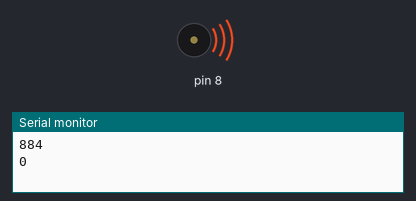
The sketch below on a simulated Arduino Uno, built with avr-gcc and run on an emulated ATmega328P. Parts: buzzer (waves = sounding), the last lines printed to the serial monitor.

Above: at 0.1 s.
At 36.7 s:
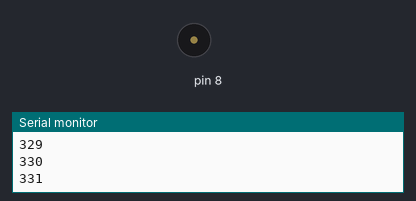
Timing chart, 0 to 40.0 s (numbered marks = the images above):
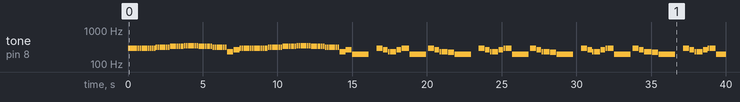

Measured:
- by itself, tone on pin 8: plays 294 Hz for 0.60 s, 294 Hz for 0.10 s, 294 Hz for 0.10 s, 294 Hz for 0.40 s, 294 Hz for 0.10 s, 294 Hz for 0.10 s … (123 notes in this stretch)

The sketch:

toneMelody.ino
```cpp
#include "pitches.h"


int melody[] = {
NOTE_D4,
0,
0,
0,
0,
0,
NOTE_D4,
NOTE_D4,
NOTE_D4,
0,
0,
0,
NOTE_D4,
NOTE_D4,
NOTE_D4,
NOTE_D4,
NOTE_DS4,
NOTE_DS4,
NOTE_DS4,
0,
0,
0,
NOTE_DS4,
NOTE_DS4,
NOTE_E4,
0,
0,
0,
NOTE_E4,
NOTE_E4,
NOTE_E4,
NOTE_E4,
NOTE_F4,
NOTE_F4,
NOTE_F4,
0,
0,
0,
NOTE_F4,
NOTE_F4,
NOTE_E4,
0,
0,
0,
NOTE_E4,
NOTE_E4,
NOTE_E4,
NOTE_E4,
NOTE_DS4,
NOTE_DS4,
NOTE_DS4,
0,
0,
0,
NOTE_DS4,
NOTE_DS4,
NOTE_AS3,
0,
0,
0,
NOTE_C4,
0,
0,
0,
NOTE_D4,
NOTE_D4,
NOTE_D4,
0,
0,
0,
NOTE_D4,
NOTE_D4,
NOTE_D4,
0,
0,
0,
NOTE_D4,
NOTE_D4,
NOTE_D4,
NOTE_D4,
NOTE_DS4,
NOTE_DS4,
NOTE_DS4,
0,
0,
0,
NOTE_DS4,
NOTE_DS4,
NOTE_E4,
0,
0,
0,
NOTE_E4,
NOTE_E4,
NOTE_E4,
NOTE_E4,
NOTE_F4,
NOTE_F4,
NOTE_F4,
0,
0,
0,
NOTE_F4,
NOTE_F4,
NOTE_E4,
0,
0,
0,
NOTE_E4,
NOTE_E4,
NOTE_E4,
NOTE_E4,
NOTE_DS4,
NOTE_DS4,
NOTE_DS4,
0,
0,
0,
NOTE_DS4,
NOTE_DS4,
NOTE_AS3,
0,
0,
0,
NOTE_C4,
0,
0,
0,
NOTE_G3,
0,
0,
0,
0,
0,
0,
0,
0,
0,
0,
0,
0,
0,
0,
0,
NOTE_D4,
0,
0,
0,
NOTE_C4,
0,
0,
NOTE_AS3,
NOTE_AS3,
0,
0,
0,
NOTE_C4,
0,
0,
NOTE_D4,
NOTE_D4,
0,
0,
0,
NOTE_G3,
0,
0,
0,
0,
0,
0,
0,
0,
0,
0,
0,
NOTE_D4,
0,
0,
0,
NOTE_C4,
0,
0,
NOTE_AS3,
NOTE_AS3,
0,
0,
0,
NOTE_A3,
0,
0,
0,
NOTE_G3,
0,
0,
0,
0,
0,
0,
0,
0,
0,
0,
0,
0,
0,
0,
0,
NOTE_D4,
0,
0,
0,
NOTE_C4,
0,
0,
NOTE_AS3,
NOTE_AS3,
0,
0,
0,
NOTE_C4,
0,
0,
NOTE_D4,
NOTE_D4,
0,
0,
0,
NOTE_G3,
0,
0,
0,
0,
0,
0,
0,
0,
0,
0,
0,
NOTE_D4,
0,
0,
0,
NOTE_C4,
0,
0,
NOTE_AS3,
NOTE_AS3,
0,
0,
0,
NOTE_A3,
0,
0,
0,
NOTE_G3,
0,
0,
0,
0,
0,
0,
0,
0,
0,
0,
0,
0,
0,
0,
0,
NOTE_D4,
0,
0,
0,
NOTE_C4,
0,
0,
NOTE_AS3,
NOTE_AS3,
0,
0,
0,
NOTE_C4,
0,
0,
NOTE_D4,
NOTE_D4,
0,
0,
0,
NOTE_G3,
0,
0,
0,
0,
0,
0,
0,
0,
0,
0,
0,
NOTE_D4,
0,
0,
0,
NOTE_C4,
0,
0,
NOTE_AS3,
NOTE_AS3,
0,
0,
0,
NOTE_A3,
0,
0,
0,
NOTE_G3,
0,
0,
0,
0,
0,
0,
0,
0,
0,
0,
0,
0,
0,
0,
0,
NOTE_D4,
0,
0,
0,
NOTE_C4,
0,
0,
NOTE_AS3,
NOTE_AS3,
0,
0,
0,
NOTE_C4,
0,
0,
NOTE_D4,
NOTE_D4,
0,
0,
0,
NOTE_G3,
0,
0,
0,
0,
0,
0,
0,
0,
0,
0,
0,
NOTE_D4,
0,
0,
0,
NOTE_C4,
0,
0,
NOTE_AS3,
NOTE_AS3,
0,
0,
0,
NOTE_A3,
0,
0,
0,
0,
0,
0,
0,
NOTE_G3,
0,
0,
0,
NOTE_G4,
0,
0,
0,
0,
0,
0,
0,
NOTE_G4,
0,
0,
0,
0,
0,
0,
0,
NOTE_C4,
0,
0,
0,
0,
0,
NOTE_C4,
NOTE_D4,
NOTE_AS3,
0,
NOTE_G3,
0,
NOTE_G4,
0,
0,
0,
0,
0,
0,
0,
0,
0,
0,
0,
NOTE_GS4,
0,
0,
0,
0,
0,
0,
0,
NOTE_G4,
0,
0,
0,
0,
0,
0,
0,
0,
0,
0,
0,
NOTE_C4,
0,
0,
0,
NOTE_C5,
0,
0,
0,
0,
0,
0,
0,
NOTE_C5,
0,
0,
0,
0,
0,
0,
0,
NOTE_F5,
0,
0,
0,
0,
0,
NOTE_C5,
NOTE_D5,
NOTE_D5,
0,
0,
0,
0,
0,
0,
0,
0,
0,
0,
0,
0,
0,
0,
0,
NOTE_E5,
0,
0,
0,
0,
0,
0,
0,
NOTE_DS5,
0,
0,
0,
0,
0,
0,
0,
NOTE_G4,
0,
NOTE_E4,
0,
NOTE_E4,
0,
NOTE_G4,
0,
NOTE_G4,
0,
NOTE_E4,
0,
NOTE_E4,
0,
NOTE_G4,
0,
NOTE_G4,
0,
NOTE_E4,
0,
NOTE_E4,
0,
0,
0,
NOTE_E4,
0,
0,
0,
0,
0,
NOTE_B4,
0,
NOTE_A4,
0,
0,
0,
0,
0,
0,
0,
0,
0,
0,
0,
0,
0,
0,
0,
NOTE_E4,
0,
0,
0,
0,
0,
0,
0,
NOTE_FS4,
0,
0,
0,
0,
0,
0,
0,
NOTE_G4,
0,
NOTE_E4,
0,
NOTE_E4,
0,
NOTE_G4,
0,
NOTE_G4,
0,
NOTE_E4,
0,
NOTE_E4,
0,
NOTE_G4,
0,
NOTE_G4,
0,
NOTE_E4,
0,
NOTE_E4,
0,
0,
0,
NOTE_E4,
0,
0,
0,
0,
0,
NOTE_B4,
0,
NOTE_A4,
0,
0,
0,
0,
0,
0,
0,
0,
0,
0,
0,
0,
0,
0,
0,
NOTE_B4,
0,
NOTE_FS4,
0,
NOTE_FS4,
0,
NOTE_B4,
0,
NOTE_B4,
0,
NOTE_FS4,
0,
NOTE_FS4,
0,
NOTE_B4,
0,
NOTE_E4,
0,
0,
0,
0,
0,
NOTE_D4,
NOTE_E4,
NOTE_FS4,
0,
0,
0,
0,
0,
0,
0,
NOTE_D4,
0,
NOTE_E4,
0,
0,
0,
0,
0,
NOTE_E4,
0,
NOTE_FS4,
0,
0,
0,
0,
0,
NOTE_E4,
0,
0,
0,
0,
0,
0,
0,
0,
0,
0,
0,
0,
0,
0,
0,
0,
0,
0,
0,
NOTE_E4,
0,
0,
0,
NOTE_E4,
0,
0,
0,
0,
0,
NOTE_B4,
0,
NOTE_A4,
0,
0,
0,
0,
0,
0,
0,
0,
0,
0,
0,
0,
0,
0,
0,
NOTE_G4,
0,
0,
0,
0,
0,
0,
0,
NOTE_FS4,
0,
0,
0,
0,
0,
0,
0,
NOTE_E4,
0,
0,
0,
0,
0,
0,
0,
0,
0,
0,
0,
0,
0,
0,
0,
0,
0,
0,
0,
NOTE_E4,
0,
0,
0,
NOTE_E4,
0,
0,
0,
0,
0,
NOTE_B4,
0,
NOTE_CS5,
0,
0,
0,
0,
0,
0,
0,
NOTE_A4,
0,
0,
0,
0,
0,
0,
0,
NOTE_B4,
0,
0,
0,
0,
0,
0,
0,
0,
0,
0,
0,
0,
0,
0,
0,
NOTE_E4,
0,
0,
0,
0,
0,
0,
0,
0,
0,
0,
0,
0,
0,
0,
0,
0,
0,
0,
0,
NOTE_E4,
0,
0,
0,
NOTE_E4,
0,
0,
0,
0,
0,
NOTE_B4,
0,
NOTE_A4,
0,
0,
0,
0,
0,
0,
0,
0,
0,
0,
0,
0,
0,
0,
0,
NOTE_G4,
0,
0,
0,
0,
0,
0,
0,
NOTE_FS4,
0,
0,
0,
0,
0,
0,
0,
NOTE_E4,
0,
NOTE_E4,
0,
0,
0,
0,
0,
NOTE_E4,
0,
NOTE_FS4,
0,
0,
0,
0,
0,
NOTE_D4,
0,
NOTE_E4,
0
};

// note durations: 4 = quarter note, 8 = eighth note, etc.:
/*int noteDurations[] = {
  4, 8, 8, 4, 4, 4, 4, 4
};*/
int tempo =100;
int size_;
void setup() {
  size_ = sizeof(melody) / sizeof(int);
Serial.begin(9600);
Serial.println(size_);
}

void loop() {
int prev_tune=0;
int next_tune=0;
int temp=0;//max 3
  for (int thisNote = 0; thisNote < size_; thisNote++) {
Serial.println(thisNote);

//    int noteDuration = 1000 / noteDurations[thisNote];
if(melody[thisNote]!=0){
  //prev_tune=thisNote;

  noTone(8);
   delay(tempo*0.30);
 temp=0;
tone(8, melody[thisNote]);
    // to distinguish the notes, set a minimum time between them.
    // the note's duration + 30% seems to work well:

    delay(tempo);
    // stop the tone playing:
    //noTone(8);
}
else
{
  if(temp<10){
  delay(tempo);
  temp++;
  }
  else{
  noTone(8);
  delay(tempo);
  }
}

  }
  noTone(8);

  delay(2000);
}
```

pitches.h
```cpp
/*************************************************
 * Public Constants
 *************************************************/

#define NOTE_B0  31
#define NOTE_C1  33
#define NOTE_CS1 35
#define NOTE_D1  37
#define NOTE_DS1 39
#define NOTE_E1  41
#define NOTE_F1  44
#define NOTE_FS1 46
#define NOTE_G1  49
#define NOTE_GS1 52
#define NOTE_A1  55
#define NOTE_AS1 58
#define NOTE_B1  62
#define NOTE_C2  65
#define NOTE_CS2 69
#define NOTE_D2  73
#define NOTE_DS2 78
#define NOTE_E2  82
#define NOTE_F2  87
#define NOTE_FS2 93
#define NOTE_G2  98
#define NOTE_GS2 104
#define NOTE_A2  110
#define NOTE_AS2 117
#define NOTE_B2  123
#define NOTE_C3  131
#define NOTE_CS3 139
#define NOTE_D3  147
#define NOTE_DS3 156
#define NOTE_E3  165
#define NOTE_F3  175
#define NOTE_FS3 185
#define NOTE_G3  196
#define NOTE_GS3 208
#define NOTE_A3  220
#define NOTE_AS3 233
#define NOTE_B3  247
#define NOTE_C4  262
#define NOTE_CS4 277
#define NOTE_D4  294
#define NOTE_DS4 311
#define NOTE_E4  330
#define NOTE_F4  349
#define NOTE_FS4 370
#define NOTE_G4  392
#define NOTE_GS4 415
#define NOTE_A4  440
#define NOTE_AS4 466
#define NOTE_B4  494
#define NOTE_C5  523
#define NOTE_CS5 554
#define NOTE_D5  587
#define NOTE_DS5 622
#define NOTE_E5  659
#define NOTE_F5  698
#define NOTE_FS5 740
#define NOTE_G5  784
#define NOTE_GS5 831
#define NOTE_A5  880
#define NOTE_AS5 932
#define NOTE_B5  988
#define NOTE_C6  1047
#define NOTE_CS6 1109
#define NOTE_D6  1175
#define NOTE_DS6 1245
#define NOTE_E6  1319
#define NOTE_F6  1397
#define NOTE_FS6 1480
#define NOTE_G6  1568
#define NOTE_GS6 1661
#define NOTE_A6  1760
#define NOTE_AS6 1865
#define NOTE_B6  1976
#define NOTE_C7  2093
#define NOTE_CS7 2217
#define NOTE_D7  2349
#define NOTE_DS7 2489
#define NOTE_E7  2637
#define NOTE_F7  2794
#define NOTE_FS7 2960
#define NOTE_G7  3136
#define NOTE_GS7 3322
#define NOTE_A7  3520
#define NOTE_AS7 3729
#define NOTE_B7  3951
#define NOTE_C8  4186
#define NOTE_CS8 4435
#define NOTE_D8  4699
#define NOTE_DS8 4978
```
